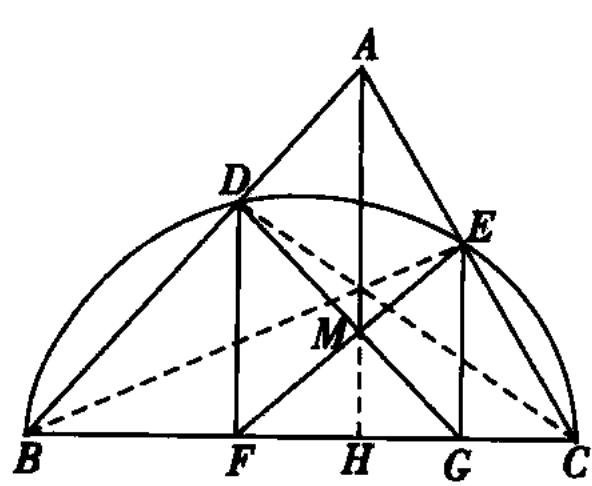
#> input picture geometry_app/uploads/aa7367c139424972af16feb50ffc1d84.jpeg, 592 x 486 px; its folder holds only this picture in this run
$ python -i app.py   (imports and definitions only)
#> lines starting #> are read from the running program, lines starting #| are printed output that depends on the picture; after the words box and inside, x2 and y2 are one past the last pixel; in counts of white or black regions, pixels touching at a corner belong together
#> further down, picture is the input picture: shape (486, 592, 3); min 0, max 255, mean 233.2
"""几何识别 Web 应用 - 批量处理 + 导出"""
import os, sys, uuid, threading, json, shutil, glob, math, gc, subprocess, time
import cv2, numpy as np
from flask import Flask, render_template, request, jsonify, send_file, url_for
from io import StringIO
from PIL import Image

# ---------- PyInstaller 兼容路径 ----------
if getattr(sys, 'frozen', False):
    BASE_DIR = sys._MEIPASS
    APP_DIR = os.path.dirname(sys.executable)
else:
    BASE_DIR = os.path.dirname(os.path.abspath(__file__))
    APP_DIR = BASE_DIR

sys.path.insert(0, BASE_DIR)

# 替换模块导入为直接内联，避免依赖外部文件
# 下面直接引入需要的函数（复制自 run_uploaded_v4.py）
import math

# [27 lines left out: functions line_intersection, point_on_segment, perpendicular_foot, not called in this run]

def distance(p1, p2):
    return math.sqrt((p1[0]-p2[0])**2 + (p1[1]-p2[1])**2)

# [73 lines left out: function detect_line_connections, not called in this run]

def mask_text_labels(img):
    gray = cv2.cvtColor(img, cv2.COLOR_BGR2GRAY)
    h, w = gray.shape
#> h = 486; w = 592
    _, binary = cv2.threshold(gray, 0, 255, cv2.THRESH_BINARY_INV + cv2.THRESH_OTSU)
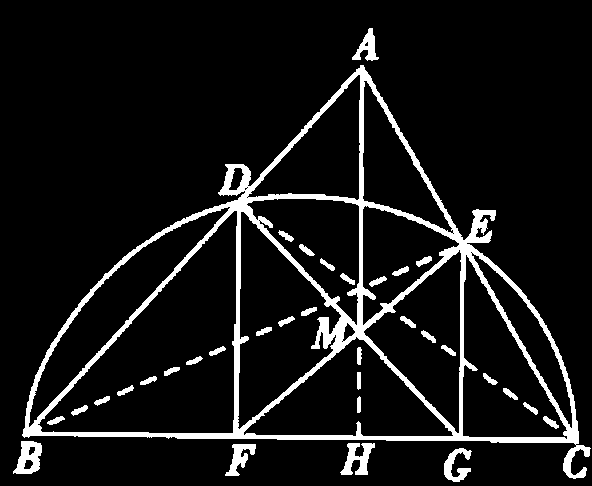
#> binary: shape (486, 592); 8.7% white; 34 white regions, largest, box (x1, y1, x2, y2) and area: (22, 65, 591, 479) 20323, (13, 441, 42, 474) 588, (340, 443, 375, 475) 588
    kernel = np.ones((3, 3), np.uint8)
    eroded = cv2.erode(binary, kernel, iterations=1)
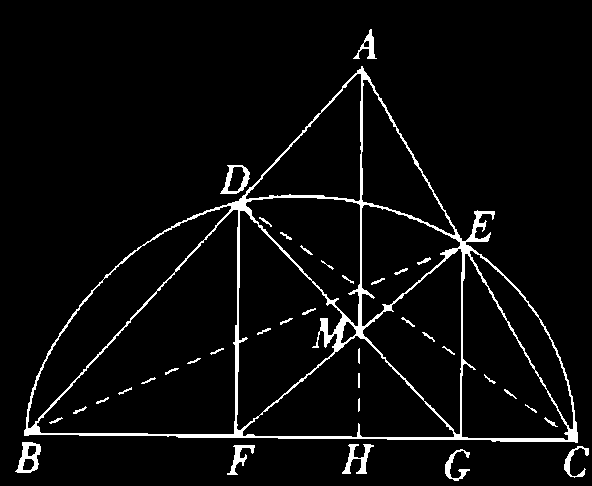
#> eroded: shape (486, 592); 4.6% white; 37 white regions, largest, box (x1, y1, x2, y2) and area: (24, 66, 578, 443) 10123, (15, 442, 41, 473) 385, (342, 444, 374, 474) 364
    num_labels, labels, stats, centroids = cv2.connectedComponentsWithStats(eroded, 8)
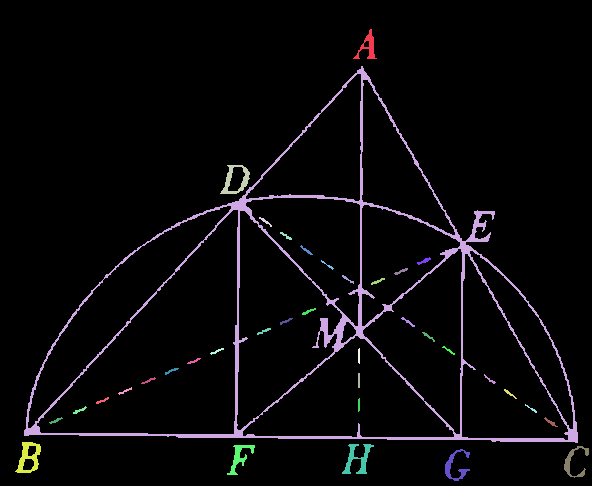
#> labels: shape (486, 592) int32; 38 distinct labels, from 0 to 37; one colour per label, 0 black
#> num_labels = 38; stats = 38 rows, first 6: [0, 0, 592, 486, 274578], [353, 29, 24, 30, 229], [24, 66, 554, 377, 10123], [220, 165, 30, 29, 330], [259, 217, 13, 10, 34], [280, 232, 12, 8, 33]; centroids = 38 pairs, first value 28.4 to 574.1, second value 46.31 to 465.7
    text_mask = np.zeros_like(gray)
    for i in range(1, num_labels):
        area = stats[i, cv2.CC_STAT_AREA]
        bw = stats[i, cv2.CC_STAT_WIDTH]
        bh = stats[i, cv2.CC_STAT_HEIGHT]
        aspect_ratio = max(bw, bh) / max(min(bw, bh), 1)
        if 20 < area < 500 and aspect_ratio < 4.0 and bw < 40 and bh < 40:
            text_mask[labels == i] = 255
#> this loop made 37 passes
#> (area, bw, bh, aspect_ratio) on passes 1 to 12: (229, 24, 30, 1.25), (10123, 554, 377, 1.47), (330, 30, 29, 1.03), (34, 13, 10, 1.3), (33, 12, 8, 1.5), (34, 13, 10, 1.3), (43, 14, 8, 1.75), (25, 13, 10, 1.3), (37, 14, 7, 2), (29, 12, 9, 1.33), (36, 14, 7, 2), (36, 14, 7, 2)
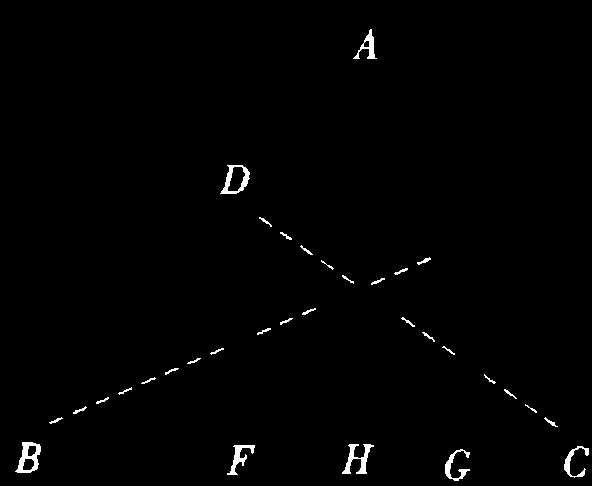
#> text_mask: shape (486, 592); 1% white; 33 white regions, largest, box (x1, y1, x2, y2) and area: (15, 442, 41, 473) 385, (342, 444, 374, 474) 364, (220, 165, 250, 194) 330
    text_mask = cv2.dilate(text_mask, kernel, iterations=2)
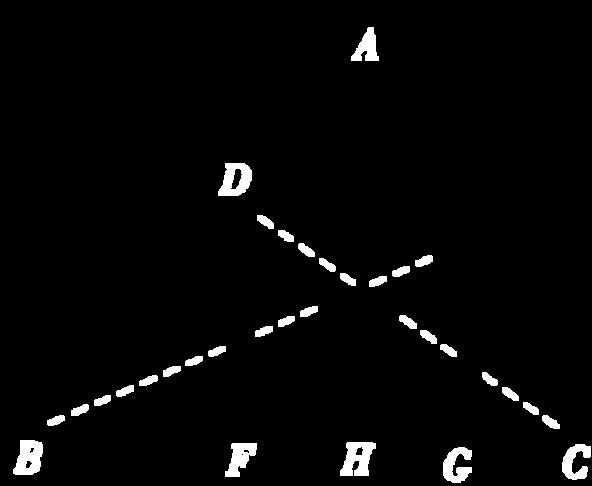
#> text_mask: shape (486, 592); 2.9% white; 33 white regions, largest, box (x1, y1, x2, y2) and area: (340, 442, 376, 476) 807, (13, 440, 43, 475) 769, (218, 163, 252, 196) 740
    cleaned = img.copy()
    cleaned[text_mask > 0] = [255, 255, 255]
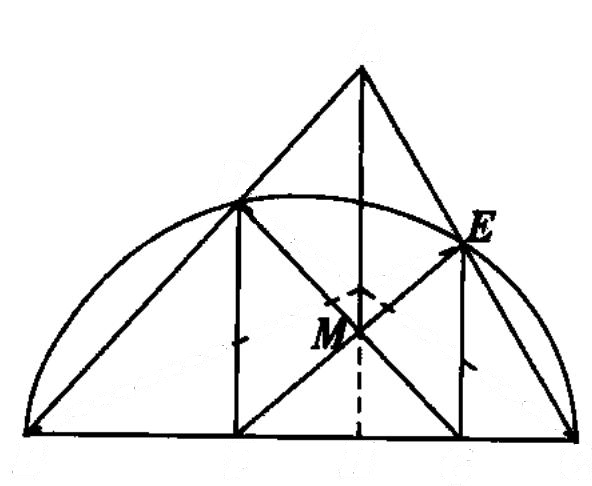
#> cleaned: shape (486, 592, 3); 2.66% of pixels changed, all inside (x1, y1, x2, y2) = (13, 27, 591, 483)
    return cleaned

# [71 lines left out: function generate_latex, not called in this run]

# ---------- Flask 应用 ----------
# [1 line not run here, left out]
# [1 line that did not run here, left out]
# [1 line that did not run here, left out]
# [1 line that did not run here, left out]

# [2 lines not run here, left out]

tasks = {}

# [130 lines left out: function process_single_image, not called in this run]

# [3 lines that did not run here, left out]

# [33 lines that did not run here, left out]

# [5 lines that did not run here, left out]

# [3 lines that did not run here, left out]

# [8 lines that did not run here, left out]

# [19 lines that did not run here, left out]

# [8 lines that did not run here, left out]

>>> import cv2
>>> picture = cv2.imread('uploads/aa7367c139424972af16feb50ffc1d84.jpeg')
>>> result = mask_text_labels(picture)
